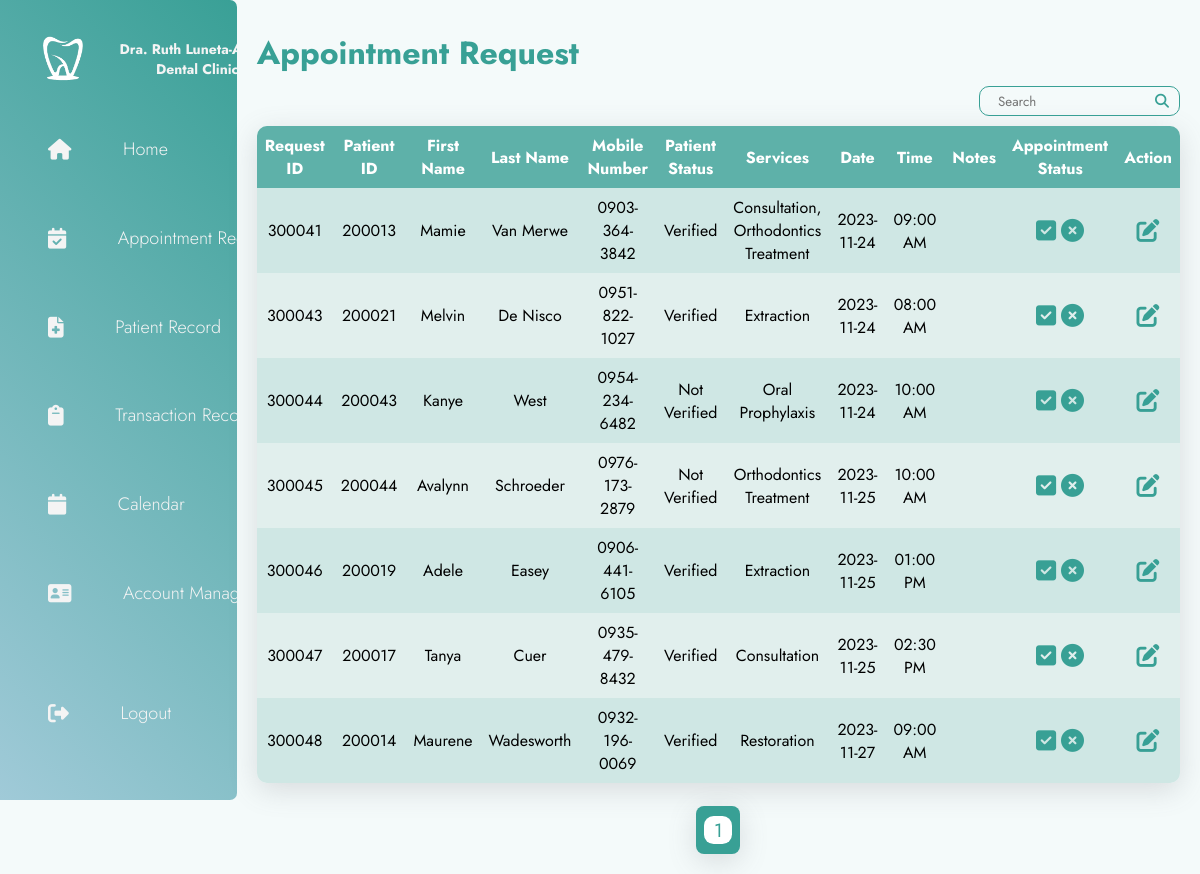
Page /pages/appointmentRequest.php (signed in) on the committed database.
### tables this page shows
CREATE TABLE `requests` (
  `requestID` int(10) NOT NULL,
  `patientID` int(10) DEFAULT NULL,
  `requestServices` varchar(150) DEFAULT NULL,
  `requestDate` date DEFAULT NULL,
  `requestTime` time DEFAULT NULL,
  `requestNotes` text DEFAULT NULL,
  `requestStatus` varchar(10) DEFAULT 'Pending'
);

CREATE TABLE `patients` (
  `patientID` int(10) NOT NULL,
  `patientFirstName` varchar(30) DEFAULT NULL,
  `patientLastName` varchar(30) DEFAULT NULL,
  `patientAge` int(11) DEFAULT NULL,
  `patientSex` varchar(10) DEFAULT NULL,
  `patientMobileNo` varchar(15) DEFAULT NULL,
  `patientEmail` varchar(70) DEFAULT NULL,
  `patientAddress` varchar(100) DEFAULT NULL,
  `patientOccupation` varchar(30) DEFAULT NULL,
  `patientBalance` decimal(15,2) DEFAULT 0.00,
  `patientStatus` varchar(15) DEFAULT 'Not Verified'
);

### pages/appointmentRequest.php (the view, shortened to what this page needs)
<?php
  include("../phpFiles/dbConnect.php");
  $searchKeyword = isset($_GET['searchKeyword']) ? $_GET['searchKeyword'] : '';
  $recordPerPage = 13;
  if (isset($_GET["page"])) {
      $page = $_GET["page"];
  }
  else {
      $page = 1;
  }
  $startPage = ($page-1) * $recordPerPage;
  $sql = "SELECT requests.requestID, requests.patientID, patients.patientFirstName, patients.patientLastName, patients.patientMobileNo, patients.patientStatus, requests.requestServices, requests.requestDate, requests.requestTime, requests.requestNotes, requests.requestStatus
          FROM requests
          LEFT JOIN patients ON requests.patientID = patients.patientID
          WHERE requests.requestStatus ='Pending'";
  $sql .= " LIMIT $startPage, $recordPerPage;";
  $result = $conn->query($sql);
?>
<!DOCTYPE html>
<html lang="en">
<head>
    <link rel="stylesheet" href="../styles/transaction.css">
    <?php include('header.php'); ?>
</head>
<body>
    <div class="container">
        <?php
            if($_SESSION["accRole"] == "Admin"){
                include('adminSidebar.php');
            }else{
                include('sidebar.php');
            }
        ?>
        <main>
          <h1>Appointment Request</h1>
          <div class="main-content">
            <div class="contain">
              <form action="<?php echo htmlspecialchars($_SERVER["PHP_SELF"]); ?>" method="get" class="search" id="upd-form">
                <input type="text" name="searchKeyword" value="<?php echo $searchKeyword; ?>" placeholder="  Search">
                <i class="fa-solid fa-magnifying-glass"></i>
              </form>
            </div>
            <?php
              echo "<table>";
              echo "<tr><th>Request ID</th><th>Patient ID</th><th>First Name</th><th>Last Name</th><th>Mobile Number</th><th>Patient Status</th><th>Services</th><th>Date</th><th>Time</th><th>Notes</th><th>Appointment Status</th><th>Action</th></tr>";
              if ($result->num_rows > 0) {
                  while ($row = $result->fetch_assoc()) {
                    echo "<tr>";
                    echo "<td>" . $row["requestID"] . "</td>";
                    echo "<td>" . $row["patientID"] . "</td>";
                    echo "<td>" . $row["patientFirstName"] . "</td>";
                    echo "<td>" . $row["patientLastName"] . "</td>";
                    echo "<td>" . $row["patientMobileNo"] . "</td>";
                    echo "<td>" . $row["patientStatus"] . "</td>";
                    echo "<td>" . $row["requestServices"] . "</td>";
                    echo "<td>" . $row["requestDate"] . "</td>";
                    echo "<td>" . " ". date("h:i A",strtotime($row["requestTime"])) . " ". "</td>";
                    echo "<td>" . $row["requestNotes"] . "</td>";
                    echo "<td>";
                    echo "<div class='action-buttons'>
                            <form action='appointmentRequest.php' method='post'>
                                <input type='hidden' name='requestID' value='{$row['requestID']}'>
                                <button type='submit' name='approved' id='approve' onclick = 'return confirm(\"Are you sure you want to approve this appointment?\");'><i class='fas fa-check-square'></i></button>
                                <button type='submit' name='declined' id='decline' onclick = 'return confirm(\"Are you sure you want to decline this appointment?\");'><i class='fas fa-times-circle'></i></button>
                            </form>";
                    echo "</div>";
                    echo "</td>";
                    echo "<td>
                            <div class='action-buttons'>
                              <form action='appointmentRequestUpdate.php' method='post'>
                                  <input type='hidden' name='requestID' value='{$row['requestID']}'>
                                  <input type='hidden' name='requestStatus' value='{$row['requestStatus']}'>
                                  <button type='submit' onclick='openPopup()'><i class='fas fa-edit'></i></button>
                              </div>
                              </form>
                          </td>";
                    echo "</tr>";
                  }
                  echo "</div>";
                } else {
                    echo "<tr><td colspan = '12' id = 'noRes'>No Results</td></tr>";
                }
                echo "</table><br>";
            ?>
            <div class = "paginationCont">
                <div class = "paginationMain">
                    <?php
                        include("../pages/pagination.php");
                    ?>
                </div>
          </div>
        </main>
  </div>
</body>
</html>

### styles/transaction.css (style rules this page uses)
:root { --bg: #f4fafa; --bg-darker: #eaf4f3; --teal: #38a095; --lightgreen: #cce1df; --lightblue: #90cac4; --blue: #8edaf1; }
* { margin: 0; padding: 0; outline: none; border: none; text-decoration: none; box-sizing: border-box; font-family: "Jost", sans-serif; }
body { background: var(--bg); }
.container { display: flex; }
main { position: relative; padding: 20px; width: calc(100% - 100px); }
.contain { height: 30px; display: flex; justify-content: flex-end; gap: 15px; }
.button, .search { font-size: 1.2em; background: none; }
.search { display: flex; border: 1px solid var(--teal); border-radius: 10px; padding-left: 10px; }
.search input { background: none; }
.search i { color: var(--teal); font-size: 14px; padding: 0 10px 0 5px; align-self: center; }
h1 { padding: 10px 0; color: var(--teal); }
.main-content { text-align: center; }
table { overflow: hidden; border-radius: 10px; margin-top: 10px; border-collapse: collapse; width: 100%; box-shadow: rgba(100, 100, 111, 0.2) 0px 7px 29px 0px; }
th, td { padding: 8px; text-align: center; word-wrap: break-word; }
th { background-color: #5EB1A9; color: white; }
tr:nth-child(even) { background-color: #CFE7E4; }
tr:nth-child(odd) { background-color: #E1EFED; }
.action-buttons { display: flex; gap: 10px; align-items: center; justify-content: center; }
.action-buttons button { font-size: 23px; background-color:transparent; color: #38a095; }
.fa-edit:before { color: #38a095; }
.paginationCont { display: flex; justify-content: center; align-items: center; }
.paginationMain { display: flex; justify-content: center; align-items: center; height: 3em; border-radius: 0.5rem; background-color: #38a095; color: white; box-shadow: rgba(100, 100, 111, 0.2) 0px 7px 29px 0px; padding: 0.5em }

### styles/sidebar.css (style rules this page uses)
* { font-family: 'Jost', sans-serif; }
:root { --green: #39a096; --lightblue: #a0cad8; --white: #f4f4f4; --darkwhite: #f4fafa; }

### rows in the picture
requests: requestID "300041", patientID "200013", patientID.patientFirstName "Mamie", patientID.patientLastName "Van Merwe", patientID.patientMobileNo "0903-364-3842", patientID.patientStatus "Verified", requestServices "Consultation, Orthodontics Treatment", requestDate "2023-11-24", requestTime "09:00 AM"
requests: requestID "300043", patientID "200021", patientID.patientFirstName "Melvin", patientID.patientLastName "De Nisco", patientID.patientMobileNo "0951-822-1027", patientID.patientStatus "Verified", requestServices "Extraction", requestDate "2023-11-24", requestTime "08:00 AM"
requests: requestID "300044", patientID "200043", patientID.patientFirstName "Kanye", patientID.patientLastName "West", patientID.patientMobileNo "0954-234-6482", patientID.patientStatus "Not Verified", requestServices "Oral Prophylaxis", requestDate "2023-11-24", requestTime "10:00 AM"
requests: requestID "300045", patientID "200044", patientID.patientFirstName "Avalynn", patientID.patientLastName "Schroeder", patientID.patientMobileNo "0976-173-2879", patientID.patientStatus "Not Verified", requestServices "Orthodontics Treatment", requestDate "2023-11-25", requestTime "10:00 AM"
requests: requestID "300046", patientID "200019", patientID.patientFirstName "Adele", patientID.patientLastName "Easey", patientID.patientMobileNo "0906-441-6105", patientID.patientStatus "Verified", requestServices "Extraction", requestDate "2023-11-25", requestTime "01:00 PM"
requests: requestID "300047", patientID "200017", patientID.patientFirstName "Tanya", patientID.patientLastName "Cuer", patientID.patientMobileNo "0935-479-8432", patientID.patientStatus "Verified", requestServices "Consultation", requestDate "2023-11-25", requestTime "02:30 PM"
requests: requestID "300048", patientID "200014", patientID.patientFirstName "Maurene", patientID.patientLastName "Wadesworth", patientID.patientMobileNo "0932-196-0069", patientID.patientStatus "Verified", requestServices "Restoration", requestDate "2023-11-27", requestTime "09:00 AM"
